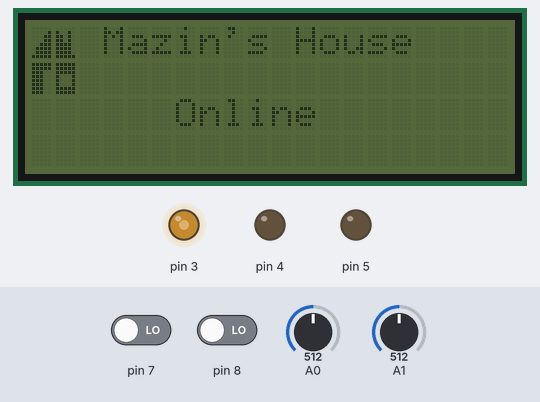
The program below on a simulated Arduino Uno, built with avr-gcc and run on an emulated ATmega328P. Shown: 20×4 character LCD, output pins drawn as LEDs (lit = HIGH). The inputs (shaded band) are chosen by the test bench; at power-on: pin 7 LOW, A1 = 512, A0 = 512, pin 8 LOW. WiFi joins after 1.5 s; servers stay silent unless stated; what the program prints to the serial monitor is not drawn.

Above: at 3.0 s.
3.1 s: pin 7 driven HIGH
At 3.7 s:
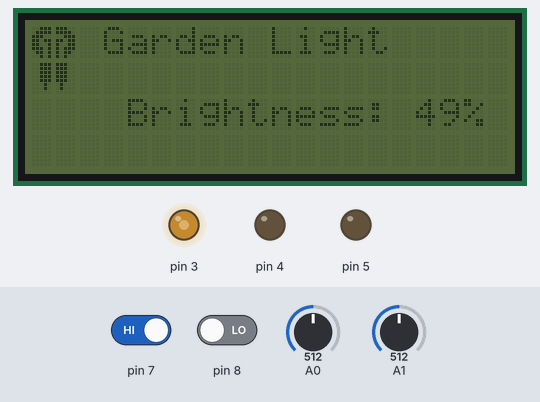
6.1 s: A1 set to 716
At 6.5 s:
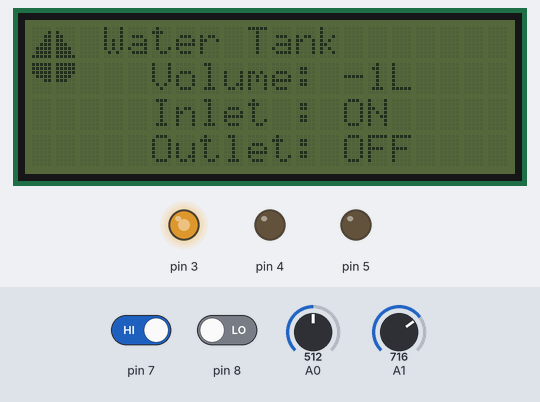
9.1 s: A1 set to 900
At 10.98 s:
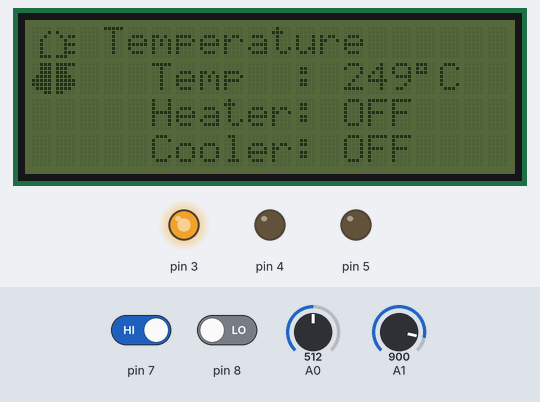
12.1 s: A1 set to 122
At 12.6 s:
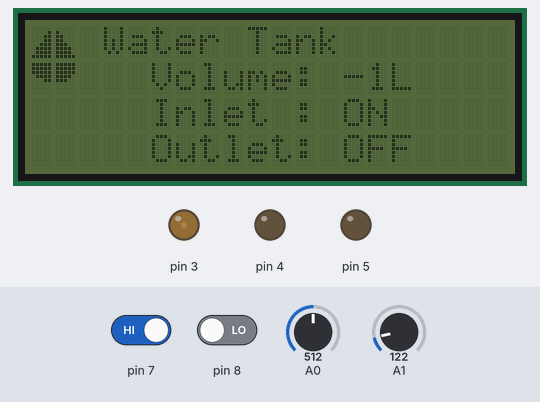
15.1 s: A0 set to 716
At 16.98 s:
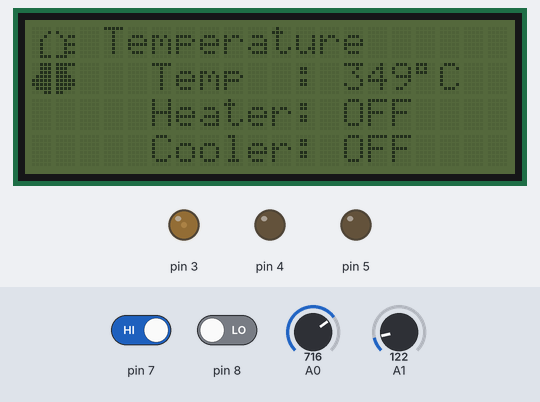
18.1 s: A1 set to 0
At 19.6 s:
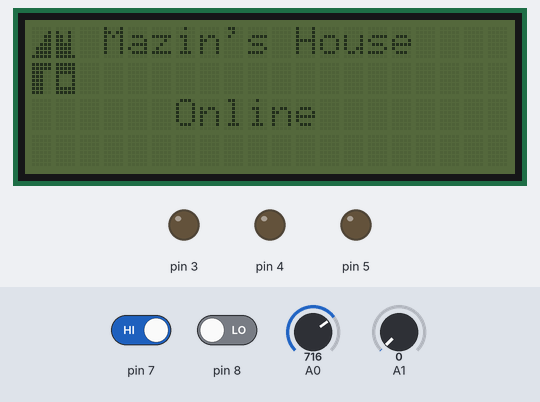
Timing chart, 0 to 21.1 s (numbered marks = the images above; inputs shaded):
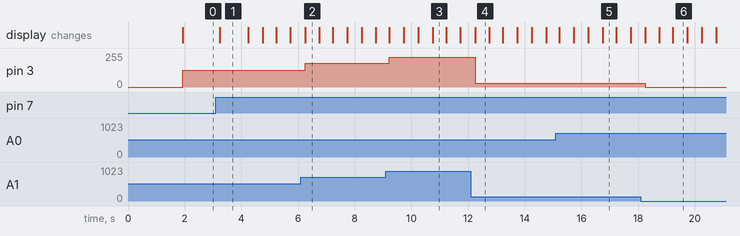

The program:

main.cpp
```cpp
#define BLYNK_TEMPLATE_ID "TMPLlrbBDC0j"
#define BLYNK_DEVICE_NAME "Home Automation"
#define BLYNK_AUTH_TOKEN "GU_3qRw-JkpZJKHWeAnui0RE3ra-P_Ci"

#include <Arduino.h>
#include <SPI.h>
#include <Ethernet.h>
#include <BlynkSimpleEthernet.h>
#include <Wire.h>
#include <LiquidCrystal_I2C.h>
#include "HardwareManager.h"
#include "UI.h"

LiquidCrystal_I2C lcd20x4 = LiquidCrystal_I2C(0x27, 20, 4);

void ProcessEvents(void);

void setup()
{
    HM_Init();
    UI_Init(&lcd20x4);
    Blynk.begin(BLYNK_AUTH_TOKEN);
}

void loop()
{
    ProcessEvents();
    HM_Update();
    UI_Draw();
    Blynk.run();
}

void ProcessEvents(void)
{
    Event e;

    while (EventQueue_Poll(&e))
    {
        switch (e.type)
        {
        case EVNT_UPDATE_TEMPERATURE:
            Blynk.virtualWrite(VT_TEMPERATURE_GAUGE, e.int_payload);
            UI_SetParam(UI_PARAM_TEMPERATURE, e.int_payload);
            break;
        case EVNT_UPDATE_LIGHT_BRIGHTNESS:
            HM_SetLightBrightness(e.int_payload);
            UI_SetParam(UI_PARAM_LIGHT_BRIGHTNESS, e.int_payload);
            break;
        case EVNT_UPDATE_WATER_VOLUME:
            Blynk.virtualWrite(VT_WATER_VOL_GAUGE, e.int_payload);
            UI_SetParam(UI_PARAM_WATER_VOLUME, e.int_payload);
            break;
        case EVNT_SET_COOLER:
            HM_SetCooler(e.int_payload);
            Blynk.virtualWrite(VT_COOLER_SW, e.int_payload);
            UI_SetParam(UI_PARAM_COOLER_STATUS, e.int_payload);
            break;
        case EVNT_SET_HEATER:
            HM_SetHeater(e.int_payload);
            Blynk.virtualWrite(VT_HEATER_SW, e.int_payload);
            UI_SetParam(UI_PARAM_HEATER_STATUS, e.int_payload);
            break;
        case EVNT_SET_TANK_INLET:
            HM_SetTankValve(HW_INLET_VALVE, e.int_payload);
            Blynk.virtualWrite(VT_INLET_SW, e.int_payload);
            UI_SetParam(UI_PARAM_INLET_STATUS, e.int_payload);
            break;
        case EVNT_SET_TANK_OUTLET:
            HM_SetTankValve(HW_OUTLET_VALVE, e.int_payload);
            Blynk.virtualWrite(VT_OUTLET_SW, e.int_payload);
            UI_SetParam(UI_PARAM_OUTLET_STATUS, e.int_payload);
            break;
        case EVNT_RIGHT_BTN_PRESSED:
            UI_NextPage();
            break;
        case EVNT_LEFT_BTN_PRESSED:
            UI_PrevPage();
            break;
        case EVNT_NOTIFY:
            Blynk.virtualWrite(VT_TERMINAL, e.str_payload);
            break;
        default:
            break;
        }
    }
}

BLYNK_CONNECTED()
{
    Blynk.syncAll();
    UI_SetParam(UI_PARAM_CONNECTION_STATUS, 1);
}

BLYNK_DISCONNECTED()
{
    UI_SetParam(UI_PARAM_CONNECTION_STATUS, 0);
}

BLYNK_WRITE(VT_OUTLET_SW)
{
    HM_SendEvent(EVNT_SET_TANK_OUTLET, param.asInt());
}

BLYNK_WRITE(VT_INLET_SW)
{
    HM_SendEvent(EVNT_SET_TANK_INLET, param.asInt());
}

BLYNK_WRITE(VT_COOLER_SW)
{
    HM_SendEvent(EVNT_SET_COOLER, param.asInt());
}

BLYNK_WRITE(VT_HEATER_SW)
{
    HM_SendEvent(EVNT_SET_HEATER, param.asInt());
}
```

Measured:
- after the input at 3.1 s, the display: changes after 0.13 s (image 1)
- after the input at 6.1 s, pin 3: 127/255 → 178/255 after 0.15 s
- after the input at 9.1 s, pin 3: 178/255 → 224/255 after 0.12 s
- after the input at 12.1 s, pin 3: 224/255 → 30/255 after 0.15 s
- after the input at 18.1 s, pin 3: 30/255 → 0/255 after 0.15 s
- what the display in image 1 shows lasts 1.0 s, from 3.2 s to 4.2 s
- what the display in image 2 shows lasts 0.6 s, from 6.2 s to 6.8 s
